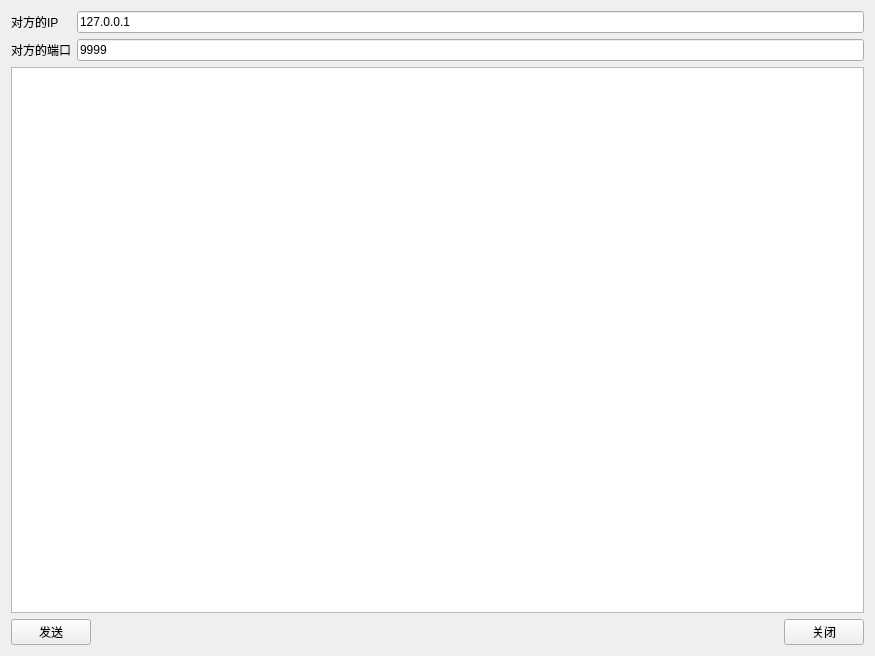
<?xml version="1.0" encoding="UTF-8"?>
<ui version="4.0">
 <class>Widget</class>
 <widget class="QWidget" name="Widget">
  <property name="geometry">
   <rect>
    <x>0</x>
    <y>0</y>
    <width>875</width>
    <height>656</height>
   </rect>
  </property>
  <property name="windowTitle">
   <string>Widget</string>
  </property>
  <layout class="QGridLayout" name="gridLayout">
   <item row="0" column="0">
    <widget class="QLabel" name="label">
     <property name="text">
      <string>对方的IP</string>
     </property>
    </widget>
   </item>
   <item row="0" column="1" colspan="3">
    <widget class="QLineEdit" name="lineEditIP">
     <property name="text">
      <string>127.0.0.1</string>
     </property>
    </widget>
   </item>
   <item row="1" column="0">
    <widget class="QLabel" name="label_2">
     <property name="text">
      <string>对方的端口</string>
     </property>
    </widget>
   </item>
   <item row="1" column="1" colspan="3">
    <widget class="QLineEdit" name="lineEditPort">
     <property name="text">
      <string>9999</string>
     </property>
    </widget>
   </item>
   <item row="2" column="0" colspan="4">
    <widget class="QTextEdit" name="textEdit"/>
   </item>
   <item row="3" column="0" colspan="2">
    <widget class="QPushButton" name="ButtonSend">
     <property name="text">
      <string>发送</string>
     </property>
    </widget>
   </item>
   <item row="3" column="2">
    <spacer name="horizontalSpacer">
     <property name="orientation">
      <enum>Qt::Horizontal</enum>
     </property>
     <property name="sizeHint" stdset="0">
      <size>
       <width>692</width>
       <height>20</height>
      </size>
     </property>
    </spacer>
   </item>
   <item row="3" column="3">
    <widget class="QPushButton" name="ButtonClose">
     <property name="text">
      <string>关闭</string>
     </property>
    </widget>
   </item>
  </layout>
 </widget>
 <layoutdefault spacing="6" margin="11"/>
 <resources/>
 <connections/>
</ui>
